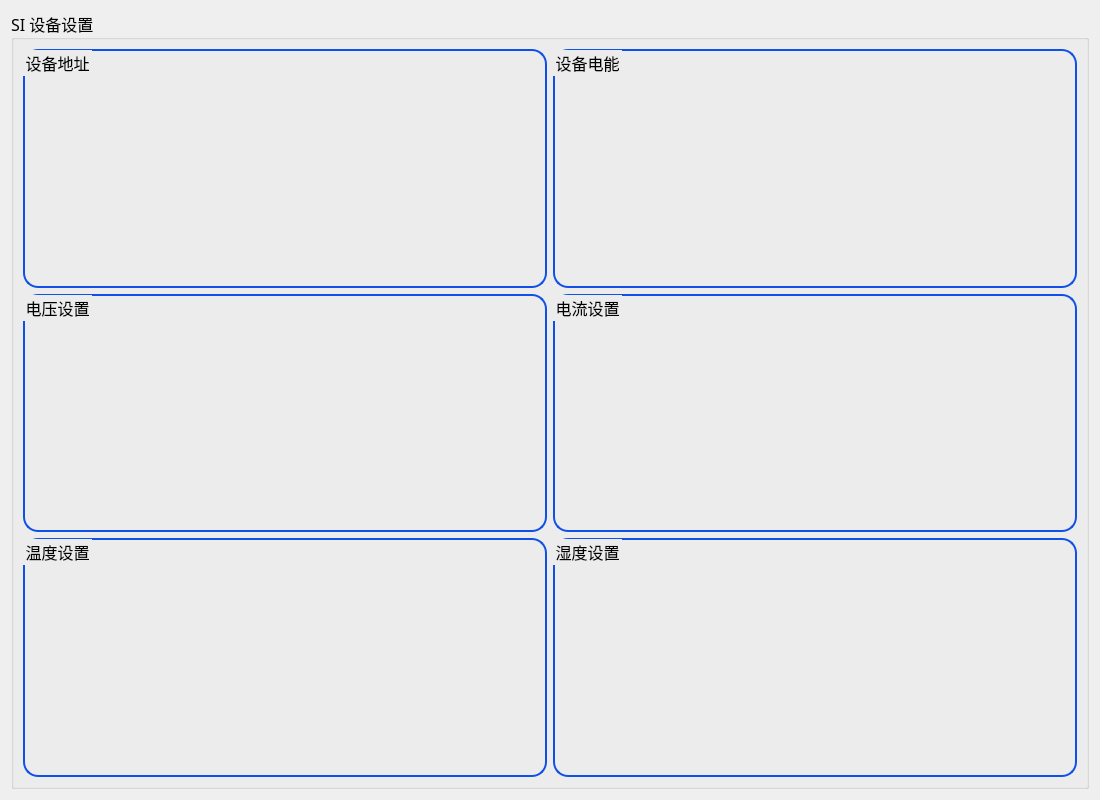
<?xml version="1.0" encoding="UTF-8"?>
<ui version="4.0">
 <class>SI_SetMainWid</class>
 <widget class="QWidget" name="SI_SetMainWid">
  <property name="geometry">
   <rect>
    <x>0</x>
    <y>0</y>
    <width>1100</width>
    <height>800</height>
   </rect>
  </property>
  <property name="windowTitle">
   <string>Form</string>
  </property>
  <layout class="QGridLayout" name="gridLayout_2">
   <item row="0" column="0">
    <widget class="QGroupBox" name="groupBox">
     <property name="font">
      <font>
       <family>微软雅黑</family>
       <pointsize>12</pointsize>
      </font>
     </property>
     <property name="title">
      <string>SI 设备设置</string>
     </property>
     <layout class="QGridLayout" name="gridLayout">
      <item row="2" column="0">
       <widget class="QGroupBox" name="volBox">
        <property name="styleSheet">
         <string notr="true">QGroupBox{
border:2px solid rgb(15,80,232);
border-radius:15px
}</string>
        </property>
        <property name="title">
         <string>电压设置</string>
        </property>
       </widget>
      </item>
      <item row="3" column="0">
       <widget class="QGroupBox" name="temBox">
        <property name="styleSheet">
         <string notr="true">QGroupBox{
border:2px solid rgb(15,80,232);
border-radius:15px
}</string>
        </property>
        <property name="title">
         <string>温度设置</string>
        </property>
       </widget>
      </item>
      <item row="3" column="1">
       <widget class="QGroupBox" name="humBox">
        <property name="styleSheet">
         <string notr="true">QGroupBox{
border:2px solid rgb(15,80,232);
border-radius:15px
}</string>
        </property>
        <property name="title">
         <string>湿度设置</string>
        </property>
       </widget>
      </item>
      <item row="2" column="1">
       <widget class="QGroupBox" name="curBox">
        <property name="styleSheet">
         <string notr="true">QGroupBox{
border:2px solid rgb(15,80,232);
border-radius:15px
}</string>
        </property>
        <property name="title">
         <string>电流设置</string>
        </property>
       </widget>
      </item>
      <item row="0" column="0">
       <widget class="QGroupBox" name="addrBox">
        <property name="styleSheet">
         <string notr="true">QGroupBox{
border:2px solid rgb(15,80,232);
border-radius:15px
}</string>
        </property>
        <property name="title">
         <string>设备地址</string>
        </property>
        <property name="alignment">
         <set>Qt::AlignLeading|Qt::AlignLeft|Qt::AlignVCenter</set>
        </property>
        <property name="flat">
         <bool>true</bool>
        </property>
       </widget>
      </item>
      <item row="0" column="1">
       <widget class="QGroupBox" name="eleBox">
        <property name="styleSheet">
         <string notr="true">QGroupBox{
border:2px solid rgb(15,80,232);
border-radius:15px
}</string>
        </property>
        <property name="title">
         <string>设备电能</string>
        </property>
       </widget>
      </item>
     </layout>
    </widget>
   </item>
  </layout>
 </widget>
 <resources/>
 <connections/>
</ui>
